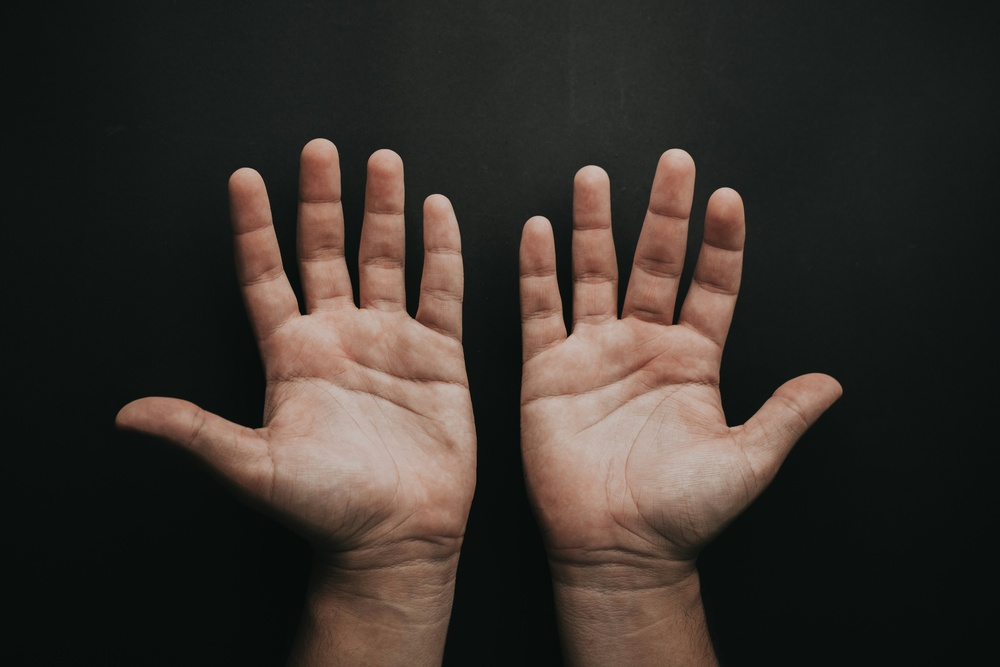
#> input picture data/images/palm_001.jpg, 1000 x 667 px, shrunk from 6240 x 4160 before the run
$ python -i image_utils.py   (imports and definitions only)
#> lines starting #> are read from the running program, lines starting #| are printed output that depends on the picture; after the words box and inside, x2 and y2 are one past the last pixel; in counts of white or black regions, pixels touching at a corner belong together
import cv2
import numpy as np

def preprocess_image(path):
#> called with path = '../../data/images/palm_001.jpg'
    img = cv2.imread(path)
#> img is the input picture: shape (667, 1000, 3); mean B, G, R 43.3, 48.6, 55.3
    gray = cv2.cvtColor(img, cv2.COLOR_BGR2GRAY)
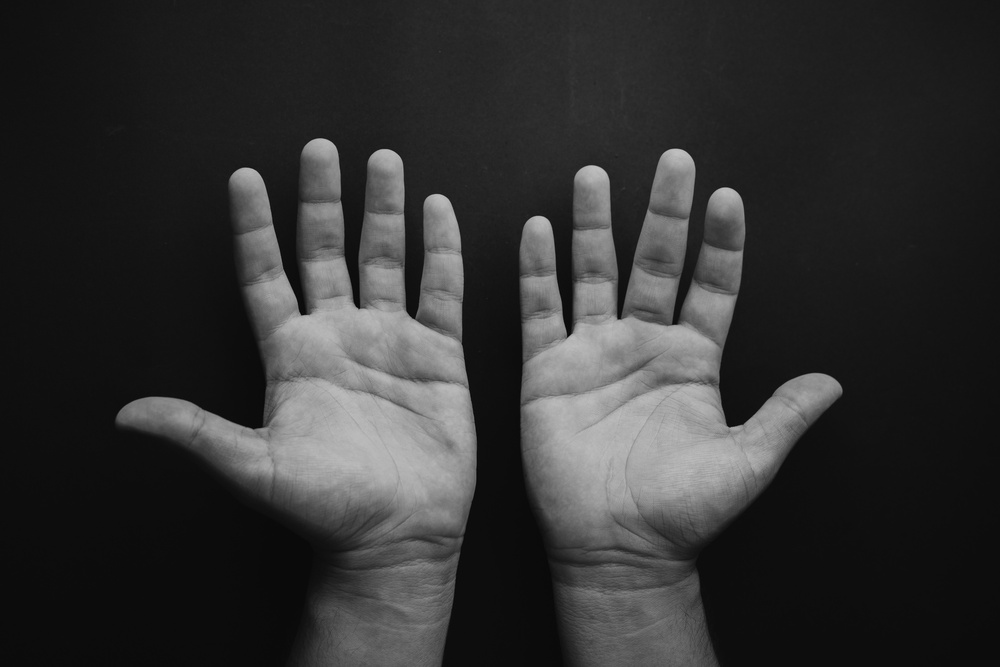
#> gray: shape (667, 1000); min 3, max 195, mean 50.1
    blurred = cv2.GaussianBlur(gray, (5, 5), 0)
    edges = cv2.Canny(blurred, 50, 150)
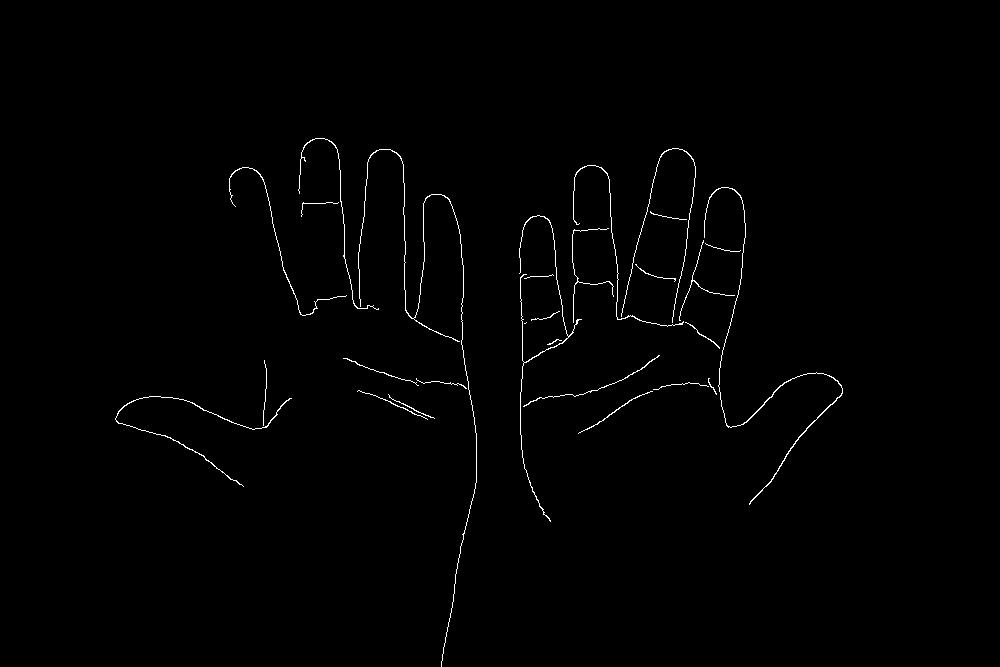
#> edges: shape (667, 1000); 0.8% white in thin lines or dots, all inside (x1, y1, x2, y2) = (115, 138, 843, 667)
    return edges

def extract_features(edges):
    lines = cv2.HoughLinesP(edges, 1, np.pi/180, threshold=100, minLineLength=50, maxLineGap=10)
    features = []
    if lines is not None:
        for line in lines[:10]:  # limit features
            x1, y1, x2, y2 = line[0]
            angle = np.arctan2(y2 - y1, x2 - x1)
            length = np.sqrt((x2 - x1)**2 + (y2 - y1)**2)
            features.extend([angle, length])
    while len(features) < 20:
        features.append(0)
    return features

>>> result = preprocess_image('../../data/images/palm_001.jpg')

$ run again, on data/images/palm_002.jpg
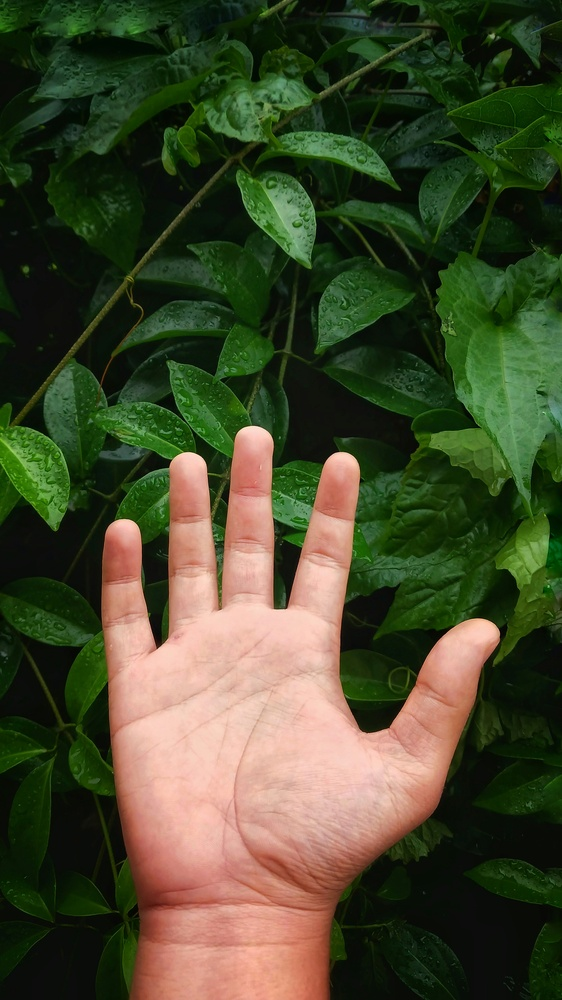
#> input picture data/images/palm_002.jpg, 562 x 1000 px, shrunk from 2364 x 4210 before the run
#> in preprocess_image, img is the input picture: shape (1000, 562, 3); mean B, G, R 44.8, 72.7, 68.5
#> in preprocess_image, `gray = cv2.cvtColor(img, cv2.COLOR_BGR2GRAY)`:
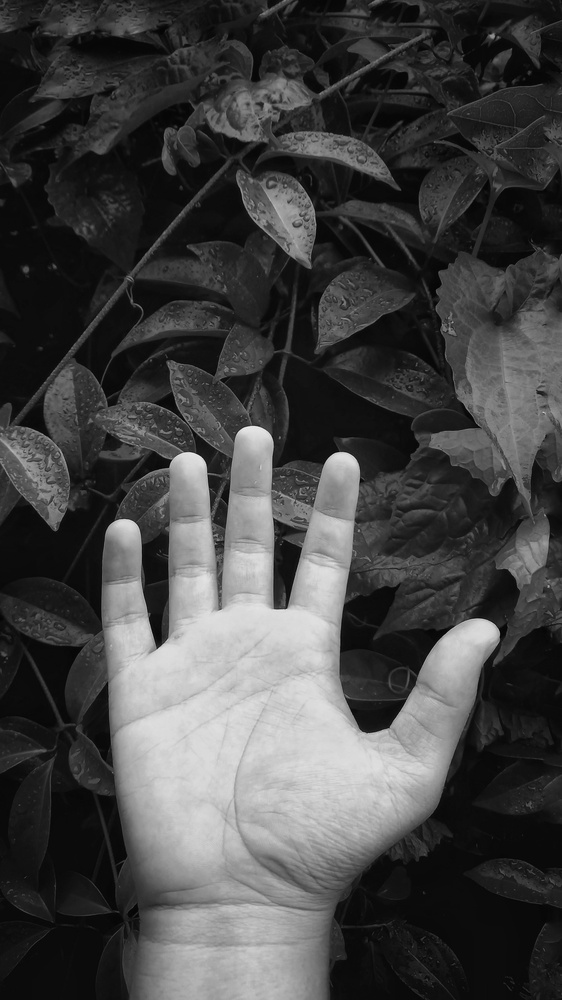
#> gray: shape (1000, 562); min 2, max 241, mean 68.3
#> in preprocess_image, `edges = cv2.Canny(blurred, 50, 150)`:
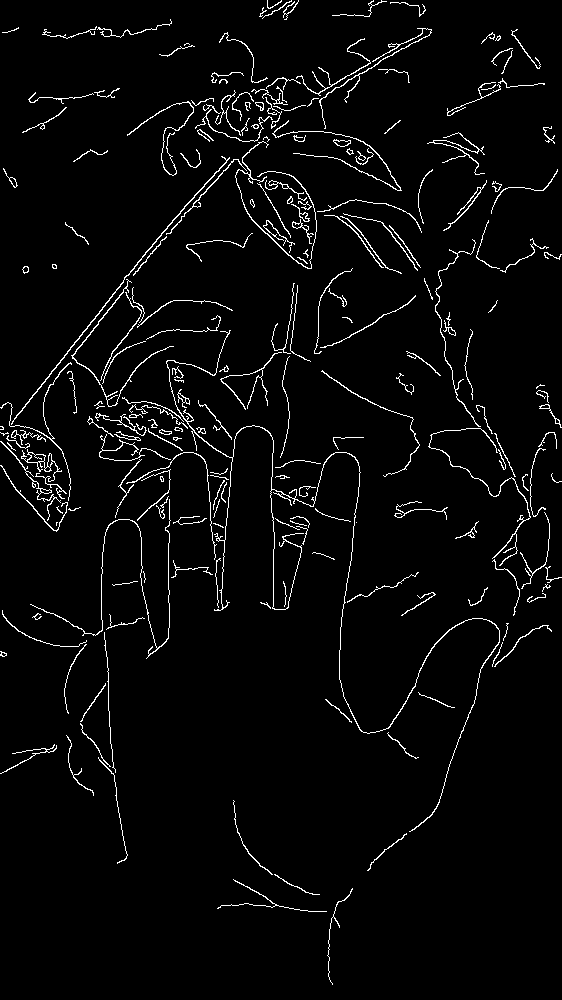
#> edges: shape (1000, 562); 3.4% white in thin lines or dots

$ run again, on data/images/palm_003.jpg
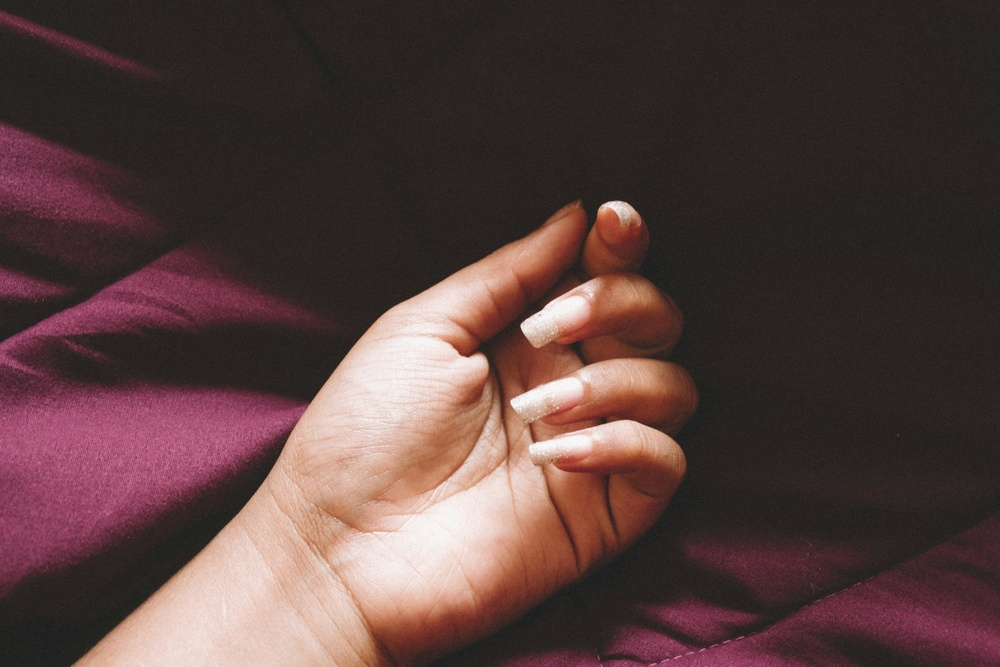
#> input picture data/images/palm_003.jpg, 1000 x 667 px, shrunk from 5184 x 3456 before the run
#> in preprocess_image, img is the input picture: shape (667, 1000, 3); mean B, G, R 62.1, 64.2, 86.9
#> in preprocess_image, `gray = cv2.cvtColor(img, cv2.COLOR_BGR2GRAY)`:
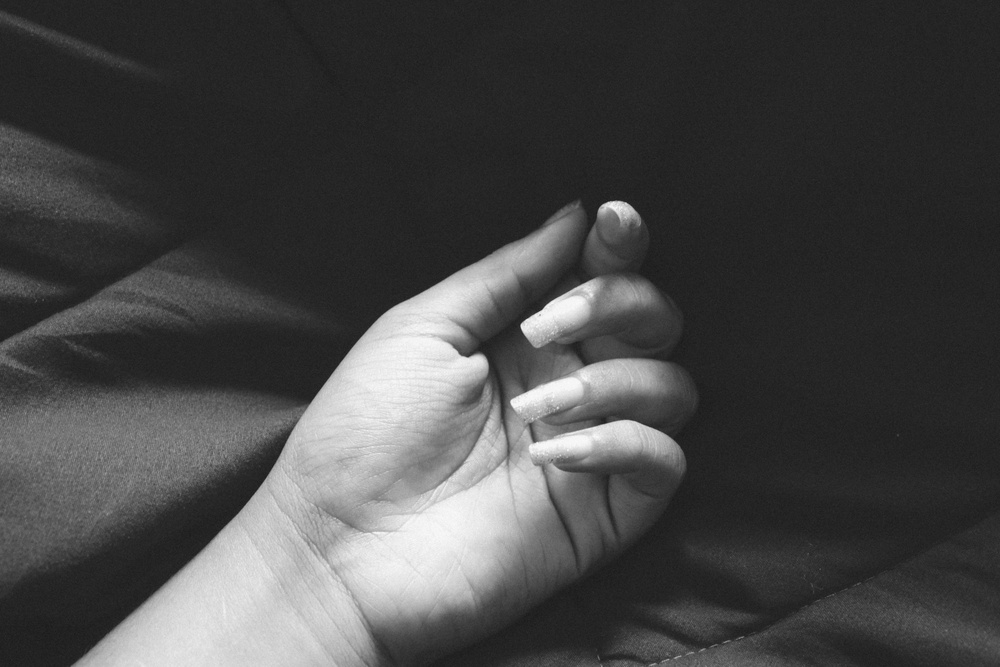
#> gray: shape (667, 1000); min 26, max 252, mean 70.7
#> in preprocess_image, `edges = cv2.Canny(blurred, 50, 150)`:
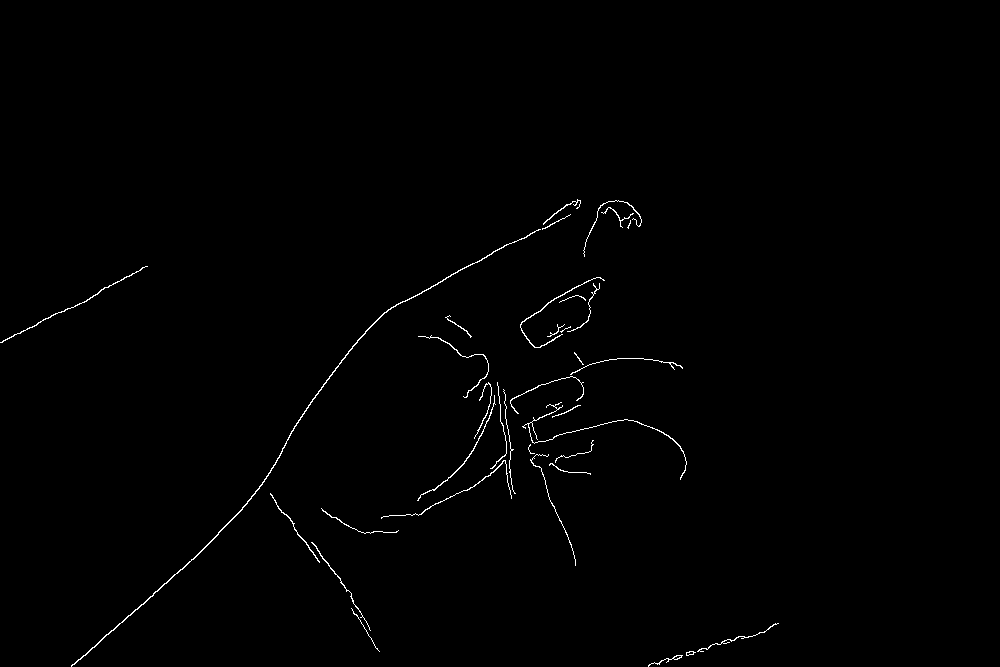
#> edges: shape (667, 1000); 0.64% white in thin lines or dots, all inside (x1, y1, x2, y2) = (0, 199, 779, 667)
